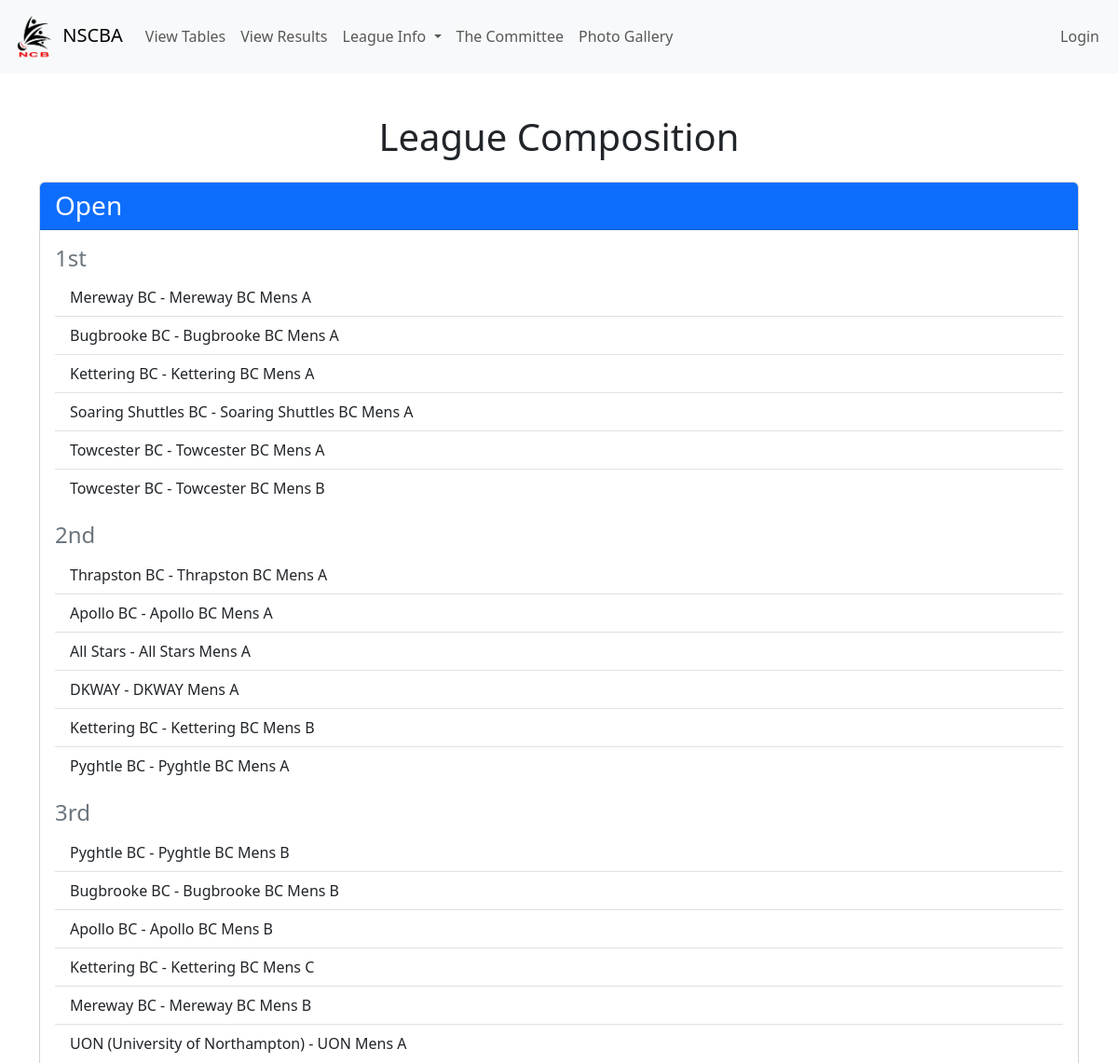
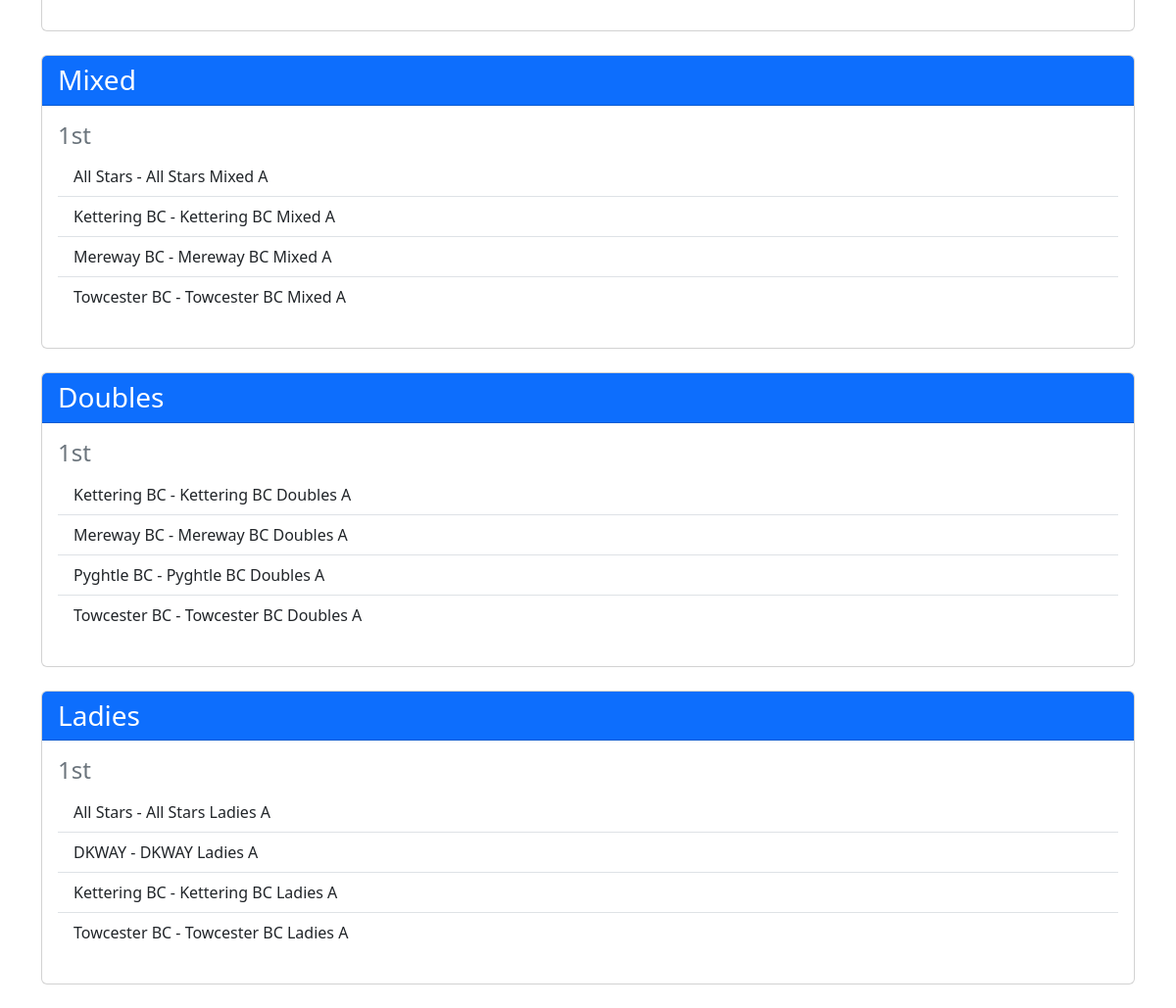
The page /league.php on the database its author committed (2 pictures, top to bottom).
### tables this page shows
CREATE TABLE `TblLeague` (
  `LeagueID` int(4) UNSIGNED NOT NULL,
  `Name` varchar(50) NOT NULL,
  `Details` varchar(50) NOT NULL
);

CREATE TABLE `TblDivision` (
  `DivisionID` int(4) UNSIGNED NOT NULL,
  `Name` varchar(50) NOT NULL,
  `LeagueID` int(4) NOT NULL,
  `Divisionrank` int(1) NOT NULL
);

CREATE TABLE `TblClubhasteam` (
  `ClubhasteamID` int(4) UNSIGNED NOT NULL,
  `ClubID` int(4) NOT NULL,
  `DivisionID` varchar(50) NOT NULL,
  `Name` varchar(200) NOT NULL,
  `current` int(1) DEFAULT 1,
  `dock` int(1) DEFAULT 0
);

CREATE TABLE `TblClub` (
  `ClubID` int(4) UNSIGNED NOT NULL,
  `Clubname` varchar(40) NOT NULL,
  `Location` longtext NOT NULL,
  `Website` varchar(200) DEFAULT NULL,
  `Instagram` varchar(200) DEFAULT NULL,
  `Facebook` varchar(500) DEFAULT NULL,
  `Contactname` varchar(200) NOT NULL,
  `Contactnumber` varchar(200) DEFAULT NULL,
  `Contactemail` varchar(200) DEFAULT NULL,
  `Clubsecretaryname` varchar(200) DEFAULT NULL,
  `Clubsecretarynumber` varchar(200) DEFAULT NULL,
  `Clubsecretaryemail` varchar(200) DEFAULT NULL,
  `Matchsecretaryname` varchar(200) DEFAULT NULL,
  `Matchsecretarynumber` varchar(200) DEFAULT NULL,
  `Matchsecretaryemail` varchar(200) DEFAULT NULL,
  `Clubnight` longtext DEFAULT NULL,
  `Matchnight` longtext DEFAULT NULL,
  `Password` varchar(200) DEFAULT NULL,
  `Junior` int(1) DEFAULT NULL
);

### league.php (the view, shortened to what this page needs)
<!DOCTYPE html>
<html lang="en">
<head>
  <link href="styles.css" rel="stylesheet">
  <link href="https://cdn.jsdelivr.net/npm/bootstrap@5.3.0/dist/css/bootstrap.min.css" rel="stylesheet">
</head>
<body>
<div id="result">
    <?php include_once("navbar.php"); ?>
</div>
<div class="container mt-5">
  <h1 class="text-center mb-4">League Composition</h1>
  <?php
  include_once "connection.php";
  $stmtA = $conn->prepare("SELECT * FROM TblLeague");
  $stmtA->execute();
  $leagues = $stmtA->fetchAll(\PDO::FETCH_ASSOC);
  foreach ($leagues as $league) {
      echo '<div class="card mb-4">';
      echo '<div class="card-header bg-primary text-white">';
      echo '<h3 class="card-title mb-0">' . $league["Name"] . '</h3>';
      echo '</div>';
      echo '<div class="card-body">';
      $stmtb = $conn->prepare("SELECT * FROM TblDivision WHERE LeagueID=:div");
      $stmtb->bindParam(':div', $league["LeagueID"]);
      $stmtb->execute();
      $divisions = $stmtb->fetchAll(\PDO::FETCH_ASSOC);
      foreach ($divisions as $division) {
          echo '<div class="mb-3">';
          echo '<h4 class="text-secondary">' . $division["Name"] . '</h4>';
          echo '<ul class="list-group list-group-flush">';
          $stmt1 = $conn->prepare("SELECT TblClub.Clubname as CN, TblClubhasteam.name as TN , TblClubhasteam.DivisionID as TD FROM TblClub
            INNER JOIN TblClubhasteam  ON TblClub.ClubID=TblClubhasteam.ClubID
            WHERE TblClubhasteam.DivisionID=:Division
            AND TblClubhasteam.current=1");
          $stmt1->bindParam(':Division', $division["DivisionID"]);
          $stmt1->execute();
          while ($row1 = $stmt1->fetch(PDO::FETCH_ASSOC)) {
              echo '<li class="list-group-item">' . $row1["CN"] . ' - ' . $row1["TN"] . '</li>';
          }
          echo '</ul>';
          echo '</div>';
      }
      echo '</div>';
      echo '</div>';
  }
  ?>
</div>
</body>
</html>

### styles.css (style rules this page uses)
body { padding: 75px 0 0 0 ; }

### rows shown on the page
tblleague: Name "Open"
tbldivision: Name "1st"
tblclubhasteam: ClubID.Clubname "Mereway BC", Name "Mereway BC Mens A"
tblclubhasteam: ClubID.Clubname "Bugbrooke BC", Name "Bugbrooke BC Mens A"
tblclubhasteam: ClubID.Clubname "Kettering BC", Name "Kettering BC Mens A"
tblclubhasteam: ClubID.Clubname "Soaring Shuttles BC", Name "Soaring Shuttles BC Mens A"
tblclubhasteam: ClubID.Clubname "Towcester BC", Name "Towcester BC Mens A"
tblclubhasteam: ClubID.Clubname "Towcester BC", Name "Towcester BC Mens B"
tbldivision: Name "2nd"
tblclubhasteam: ClubID.Clubname "Thrapston BC", Name "Thrapston BC Mens A"
tblclubhasteam: ClubID.Clubname "Apollo BC", Name "Apollo BC Mens A"
tblclubhasteam: ClubID.Clubname "All Stars", Name "All Stars Mens A"
tblclubhasteam: ClubID.Clubname "DKWAY", Name "DKWAY Mens A"
tblclubhasteam: ClubID.Clubname "Kettering BC", Name "Kettering BC Mens B"
tblclubhasteam: ClubID.Clubname "Pyghtle BC", Name "Pyghtle BC Mens A"
tbldivision: Name "3rd"
tblclubhasteam: ClubID.Clubname "Pyghtle BC", Name "Pyghtle BC Mens B"
tblclubhasteam: ClubID.Clubname "Bugbrooke BC", Name "Bugbrooke BC Mens B"
tblclubhasteam: ClubID.Clubname "Apollo BC", Name "Apollo BC Mens B"
tblclubhasteam: ClubID.Clubname "Kettering BC", Name "Kettering BC Mens C"
tblclubhasteam: ClubID.Clubname "Mereway BC", Name "Mereway BC Mens B"
tblclubhasteam: ClubID.Clubname "UON (University of Northampton)", Name "UON Mens A"
tblleague: Name "Mixed"
tbldivision: Name "1st"
tblclubhasteam: ClubID.Clubname "All Stars", Name "All Stars Mixed A"
tblclubhasteam: ClubID.Clubname "Kettering BC", Name "Kettering BC Mixed A"
tblclubhasteam: ClubID.Clubname "Mereway BC", Name "Mereway BC Mixed A"
tblclubhasteam: ClubID.Clubname "Towcester BC", Name "Towcester BC Mixed A"
tblleague: Name "Doubles"
tbldivision: Name "1st"
tblclubhasteam: ClubID.Clubname "Kettering BC", Name "Kettering BC Doubles A"
tblclubhasteam: ClubID.Clubname "Mereway BC", Name "Mereway BC Doubles A"
tblclubhasteam: ClubID.Clubname "Pyghtle BC", Name "Pyghtle BC Doubles A"
tblclubhasteam: ClubID.Clubname "Towcester BC", Name "Towcester BC Doubles A"
tblleague: Name "Ladies"
tbldivision: Name "1st"
tblclubhasteam: ClubID.Clubname "All Stars", Name "All Stars Ladies A"
tblclubhasteam: ClubID.Clubname "DKWAY", Name "DKWAY Ladies A"
tblclubhasteam: ClubID.Clubname "Kettering BC", Name "Kettering BC Ladies A"
tblclubhasteam: ClubID.Clubname "Towcester BC", Name "Towcester BC Ladies A"
